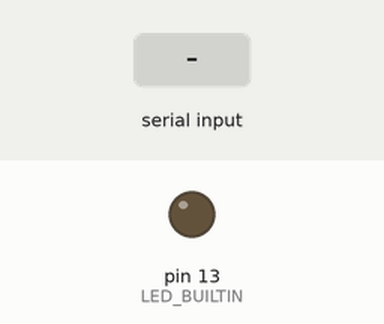
The sketch below on a simulated Arduino Nano, built with avr-gcc and run on an emulated ATmega328P. Parts: output pins drawn as LEDs (lit = HIGH). The test bench sets the inputs (shaded band). What the sketch prints to the serial monitor is not drawn.

Above: at 1.2 s.
1.3 s: "START\n" received over Serial
At 2.1 s:
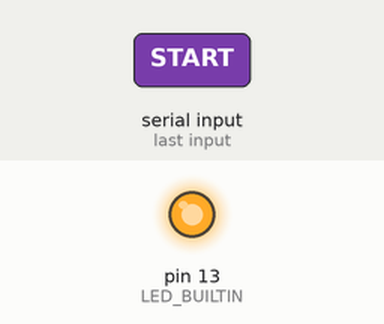
Timing chart, 0 to 12.8 s (numbered marks = the images above; inputs shaded):
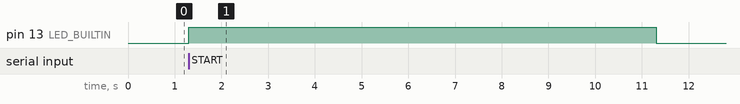

Measured:
- after the input at 1.3 s, pin 13 (LED_BUILTIN): LOW → HIGH at once, → LOW 10.0 s later

The sketch:

nano_meter_diagnostic.ino
```cpp
/*
 * Nano meter diagnostic workload, version 1.1.0.
 * Diagnostic USB load/serial traffic only; not Nicla firmware.
 * Commands: PING <token>, SEED <unsigned-integer>, START, HELP
 * Waits 30 s for host SEED/START commands, then auto-starts without a host.
 */
#include <Arduino.h>
#include <stdlib.h>
#include <errno.h>
#include <string.h>

static const char *FW_VERSION = "nano-meter-diagnostic-1.1.0";
static const uint32_t AUTO_START_MS = 30000UL;
static const uint32_t PHASE_MS = 5000UL;
static const uint32_t SETTLE_MS = 1000UL;
static const uint32_t HEARTBEAT_MS = 1000UL;
static const size_t LINE_CAPACITY = 80;

static uint32_t rootSeed = 1;
static uint32_t rngState = 1;
static uint32_t sequenceNumber = 0;
static uint32_t bootTick = 0;
static uint32_t lastHeartbeat = 0;
static uint32_t cpuState = 0x12345678UL;
static bool experimentStarted = false;
static bool experimentDone = false;
static bool startRequested = false;
static char inputLine[LINE_CAPACITY];
static size_t inputLength = 0;
static bool inputOverflow = false;

struct Phase {
  const char *name;
  bool cpuActive;
  bool ledOn;
};

static Phase phases[] = {
  {"idle_led_off", false, false},
  {"active_led_off", true, false},
  {"idle_led_on", false, true},
  {"active_led_on", true, true},
};

static void emitEvent(const char *kind, const char *detail = "") {
  if (Serial.availableForWrite() < 32) return;
  Serial.print("EV,");
  Serial.print(sequenceNumber++);
  Serial.print(',');
  Serial.print((uint32_t)millis());
  Serial.print(',');
  Serial.print(kind);
  if (detail[0] != '\0') {
    Serial.print(',');
    Serial.print(detail);
  }
  Serial.println();
}

static void emitBanner() {
  if (Serial.availableForWrite() < 48) return;
  Serial.print("BOOT,");
  Serial.print(FW_VERSION);
  Serial.print(",seed,");
  Serial.print(rootSeed);
  Serial.print(",baud,115200,auto_start_ms,");
  Serial.print(AUTO_START_MS);
  Serial.println(",phase_ms,5000");
}

static uint32_t nextRandom() {
  uint32_t x = rngState ? rngState : 1UL;
  x ^= x << 13;
  x ^= x >> 17;
  x ^= x << 5;
  rngState = x;
  return x;
}

static bool parseUnsigned(const char *text, uint32_t *out) {
  if (!text || !*text) return false;
  char *end = NULL;
  errno = 0;
  unsigned long value = strtoul(text, &end, 10);
  if (errno == ERANGE || *end != '\0' || end == text || value > 0xFFFFFFFFUL) return false;
  *out = (uint32_t)value;
  return true;
}

static void handleLine(char *line) {
  if (strcmp(line, "PING") == 0 || strncmp(line, "PING ", 5) == 0) {
    const char *token = (line[4] == ' ') ? line + 5 : "";
    if (Serial.availableForWrite() >= 24) {
      Serial.print("PONG,");
      Serial.print(sequenceNumber++);
      Serial.print(',');
      Serial.print((uint32_t)millis());
      Serial.print(',');
      Serial.println(token);
    }
    return;
  }

  if (strncmp(line, "SEED ", 5) == 0) {
    uint32_t candidate = 0;
    if (!experimentStarted && parseUnsigned(line + 5, &candidate)) {
      rootSeed = candidate ? candidate : 1UL;
      rngState = rootSeed ^ 0x9e3779b9UL;
      cpuState = rootSeed ^ 0x9e3779b9UL;
      emitEvent("seed_set", line + 5);
      emitBanner();
    } else {
      emitEvent("seed_rejected", experimentStarted ? "already_started" : "invalid_value");
    }
    return;
  }

  if (strcmp(line, "START") == 0) {
    startRequested = true;
    emitEvent("start_requested");
    return;
  }

  if (strcmp(line, "HELP") == 0) {
    emitEvent("help", "PING [token]; SEED integer before start; START");
    return;
  }
  emitEvent("unknown_command");
}

static void serviceSerial() {
  while (Serial.available() > 0) {
    const char c = (char)Serial.read();
    if (c == '\r') continue;
    if (c == '\n') {
      if (inputOverflow) {
        emitEvent("serial_line_rejected", "too_long");
      } else {
        inputLine[inputLength] = '\0';
        if (inputLength > 0) handleLine(inputLine);
      }
      inputLength = 0;
      inputOverflow = false;
    } else if (inputLength + 1 < LINE_CAPACITY && !inputOverflow) {
      inputLine[inputLength++] = c;
    } else {
      inputOverflow = true;
    }
  }
}

static void emitHeartbeat() {
  const uint32_t now = (uint32_t)millis();
  if ((uint32_t)(now - lastHeartbeat) >= HEARTBEAT_MS) {
    lastHeartbeat = now;
    if (Serial.availableForWrite() >= 32) {
      Serial.print("STAT,");
      Serial.print(sequenceNumber++);
      Serial.print(',');
      Serial.print(now);
      Serial.print(",seed,");
      Serial.print(rootSeed);
      Serial.print(",running,");
      Serial.println(experimentStarted && !experimentDone ? 1 : 0);
    }
  }
}

static void runPhase(const Phase &phase) {
  char detail[48];
  snprintf(detail, sizeof(detail), "seed=%lu,phase=%s,settle_ms=%lu",
           (unsigned long)rootSeed, phase.name, (unsigned long)SETTLE_MS);
  digitalWrite(LED_BUILTIN, phase.ledOn ? HIGH : LOW);
  emitEvent("phase_start", detail);

  const uint32_t phaseStart = (uint32_t)millis();
  uint32_t lastProgress = phaseStart;
  while ((uint32_t)((uint32_t)millis() - phaseStart) < PHASE_MS) {
    serviceSerial();
    emitHeartbeat();
    const uint32_t now = (uint32_t)millis();
    if ((uint32_t)(now - lastProgress) >= SETTLE_MS) {
      lastProgress = now;
      emitEvent("phase_progress", phase.name);
    }
    if (phase.cpuActive) {
      cpuState = cpuState * 1664525UL + 1013904223UL;
      cpuState ^= (cpuState >> 13);
    } else {
      delay(5);
    }
  }
  digitalWrite(LED_BUILTIN, LOW);
  snprintf(detail, sizeof(detail), "seed=%lu,phase=%s,cpu_state=%lu",
           (unsigned long)rootSeed, phase.name, (unsigned long)cpuState);
  emitEvent("phase_end", detail);
}

static void runExperiment() {
  experimentStarted = true;
  uint8_t order[4] = {0, 1, 2, 3};
  for (int i = 3; i > 0; --i) {
    const int j = (int)(nextRandom() % (uint32_t)(i + 1));
    const uint8_t tmp = order[i];
    order[i] = order[j];
    order[j] = tmp;
  }
  char orderText[64];
  snprintf(orderText, sizeof(orderText), "%s|%s|%s|%s",
           phases[order[0]].name, phases[order[1]].name,
           phases[order[2]].name, phases[order[3]].name);
  emitEvent("experiment_start", orderText);
  for (uint8_t i = 0; i < 4; ++i) runPhase(phases[order[i]]);
  digitalWrite(LED_BUILTIN, LOW);
  experimentDone = true;
  emitEvent("experiment_end", "four randomized phases complete");
}

void setup() {
  pinMode(LED_BUILTIN, OUTPUT);
  digitalWrite(LED_BUILTIN, LOW);
  Serial.begin(115200);
  bootTick = (uint32_t)millis();
  cpuState = rootSeed ^ 0x9e3779b9UL;
  rngState = rootSeed ^ 0x9e3779b9UL;
  emitBanner();
  emitEvent("ready", "seed/start window is 30 s; autonomous auto-start remains enabled");
}

void loop() {
  serviceSerial();
  emitHeartbeat();
  const uint32_t elapsed = (uint32_t)((uint32_t)millis() - bootTick);
  if (!experimentStarted && (startRequested || elapsed >= AUTO_START_MS)) {
    runExperiment();
  }
}
```
